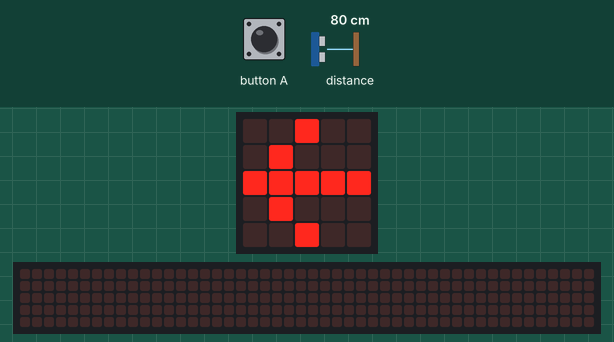
Simulated run of this program. Board: Calliope mini (MakeCode). On the bench: the board's 5×5 LED display, a strip that is not on the board, showing the scrolling text unrolled. The inputs (shaded band) are chosen by the test bench; at power-on: distance to the obstacle 80 cm. The 48×5 strip is a reading aid, not a part: it shows the text the display is scrolling, unrolled, one strip-width of it at a time.

Above: at 0.1 s.
1.3 s: button A pressed for 1.5 s
At 2.1 s:
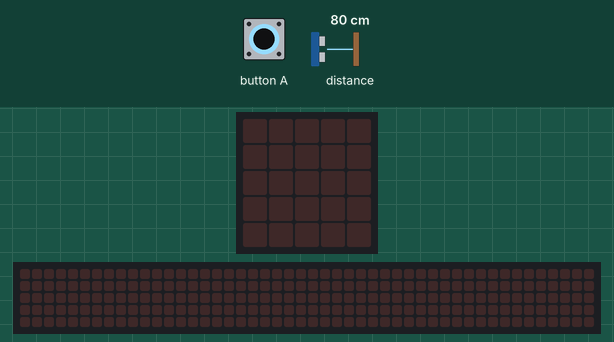
At 2.9 s:
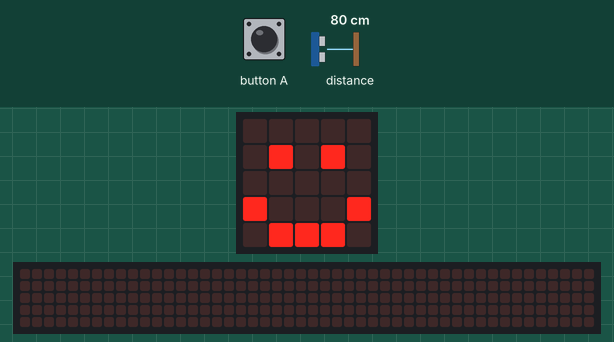
4.8 s: button A pressed for 3.2 s
At 7.74 s:
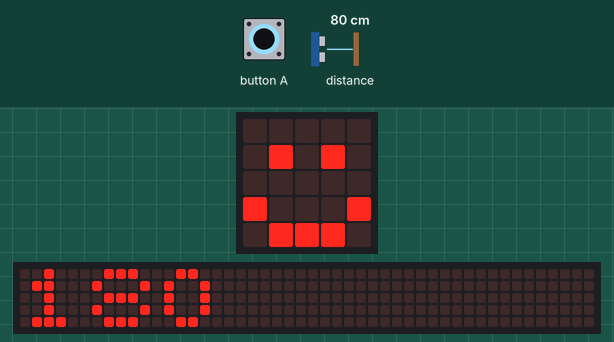
Timing chart, 0 to 9.2 s (numbered marks = the images above; inputs shaded):
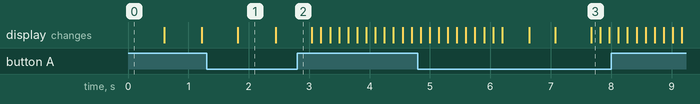

The program:

main.ts
```typescript
let abstand = 0
basic.forever(function () {
    abstand = 100
    if (input.buttonIsPressed(Button.A)) {
        abstand += grove.measureInCentimeters(DigitalPin.C16)
        if (abstand < 30) {
            music.playMelody("C5 A C5 A C5 A - - ", 120)
            basic.showIcon(IconNames.Sad)
        } else {
            basic.showIcon(IconNames.Happy)
            basic.showNumber(abstand)
            basic.showLeds(`
                . . . . .
                . . . . .
                . . . . .
                . . . . .
                . . . . .
                `)
        }
    } else {
        basic.showLeds(`
            . . # . .
            . # . . .
            # # # # #
            . # . . .
            . . # . .
            `)
        basic.pause(200)
        basic.showLeds(`
            . . . . .
            . . . . .
            . . . . .
            . . . . .
            . . . . .
            `)
        basic.pause(200)
    }
})
```

test.ts
```typescript
// Hier kann man Tests durchführen; diese Datei wird nicht kompiliert, wenn dieses Paket als Erweiterung verwendet wird.
```

Measured:
- after the input at 1.3 s, the display: first differs from a run without the input after 1.1 s (image 2)
- after the input at 4.8 s, the display: first differs from a run without the input after 2.3 s (image 3 shows a later state)
- what the display in image 1 shows lasts 0.6 s, from 1.8 s to 2.4 s
